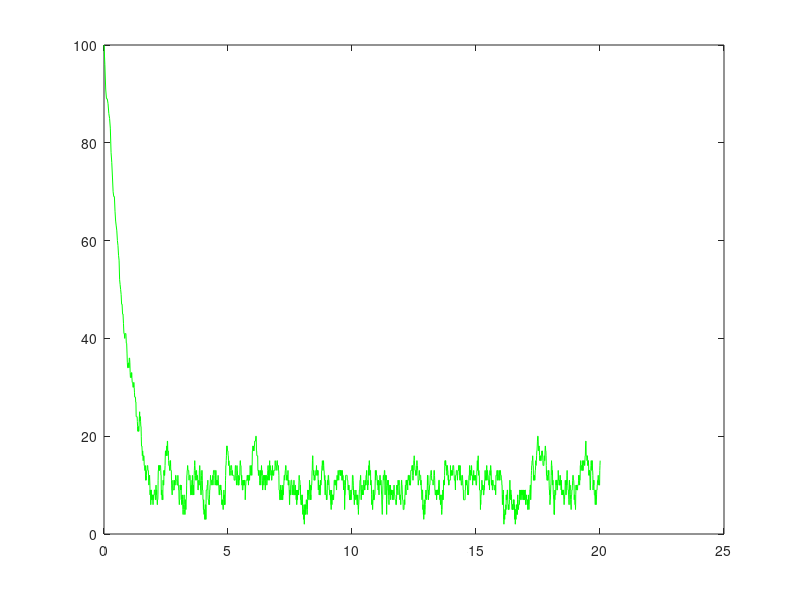

MATLAB code to generate this figure:
    X=100;
    alpha = 300;     
    beta = 0.1;
    gammar = 80.0;
    C0 = 10.0;
    R0 = 1.0;
    V=[1 -1];
    i=1;
    t=0;
    e=0.03;
    tvals(1)=0;
    Xvals(1)=X;
    while t<20
        a(1) =alpha*C0*C0/(C0+X)/(C0+X);
        a(2) =beta*X+gammar*X/(R0+X); 
        asum=a(1)+a(2);
        N=X;
        tau=min((max(e*X,1)/abs(a(1)-a(2))),((max(e*X,1))^2/(a(1)+a(2))));
        p=(a(1)+a(2))*tau/N;
        if p>1
            B=binornd(N,1);
        else
            B=binornd(N, (a(1)+a(2))*tau/N);
        end
        K(1)=binornd(B,a(1)/asum);
        K(2)=B-K(1);
        t=t+tau;
        X=X+K(1)-K(2);
        i=i+1;
        tvals(i)=t;
        Xvals(i)=X;
    end
    plot(tvals, Xvals, 'g');hold on;